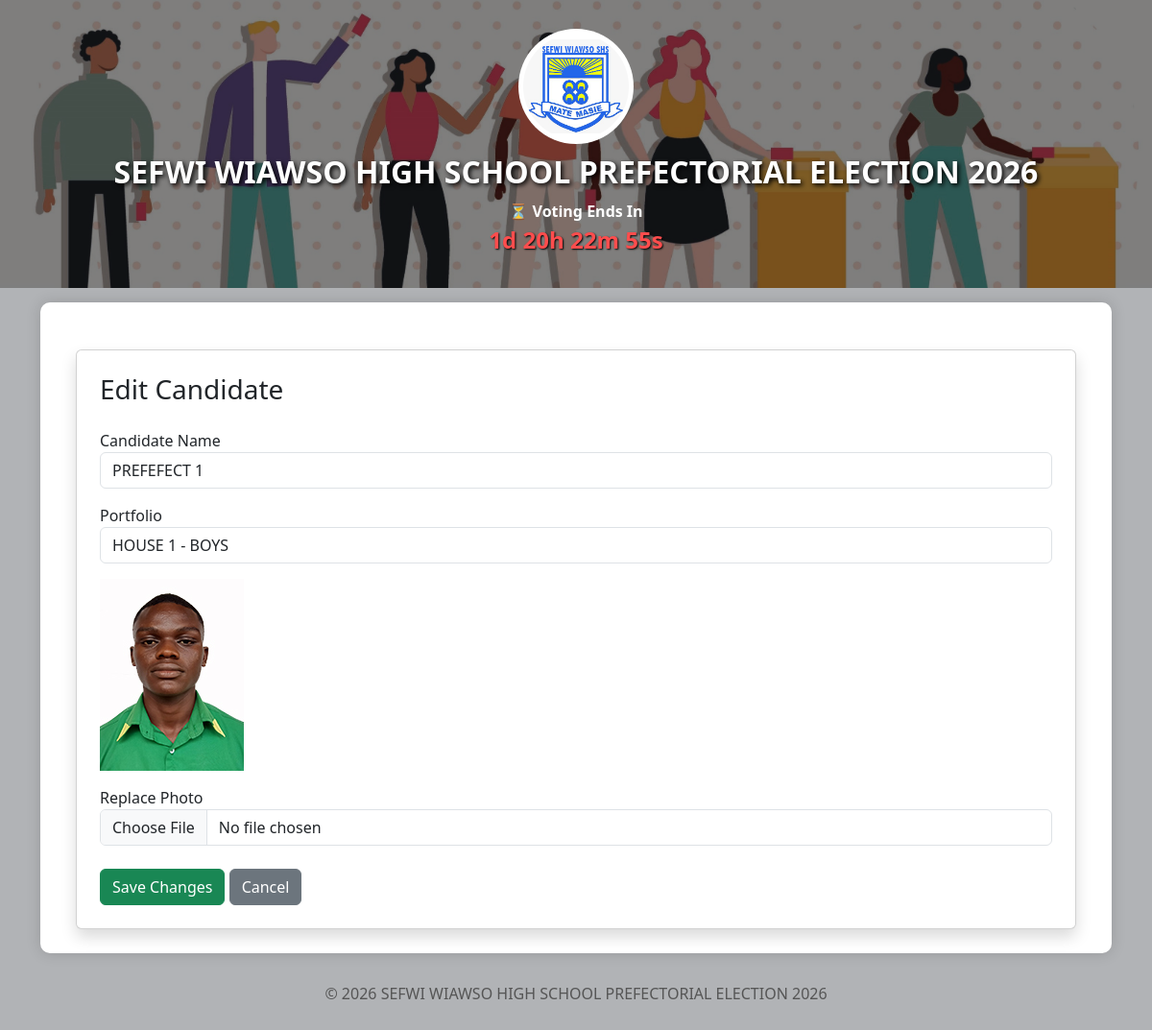
Page /edit_candidate/11 (signed in) on the committed database.
### tables this page shows
CREATE TABLE settings(
        id INTEGER PRIMARY KEY AUTOINCREMENT,
        school_name TEXT,
        election_year TEXT,
        logo TEXT,
        start_time TEXT,
        end_time TEXT
    );

CREATE TABLE candidates(
        id INTEGER PRIMARY KEY AUTOINCREMENT,
        name TEXT,
        portfolio_id INTEGER,
        image TEXT
    );

CREATE TABLE portfolios(
        id INTEGER PRIMARY KEY AUTOINCREMENT,
        name TEXT
    , group_id INTEGER, is_global INTEGER DEFAULT 0);

### app.py (the view, shortened to what this page needs)
@app.route(
    "/edit_candidate/<int:cid>",
    methods=["GET", "POST"]
)
def edit_candidate(cid):
    if "admin" not in session:
        return redirect("/")
    conn = db()
    candidate = conn.execute("""
        SELECT *
        FROM candidates
        WHERE id=?
    """, (cid,)).fetchone()
    portfolios = conn.execute("""
        SELECT *
        FROM portfolios
        ORDER BY name
    """).fetchall()
    conn.close()
    return render_template(
        "edit_candidate.html",
        candidate=candidate,
        portfolios=portfolios
    )

### app.py (called while the page is built, shortened)
def db():
    return sqlite3.connect("database.db")

@app.context_processor
def inject_settings():
    conn = db()
    cur = conn.cursor()
    data = cur.execute("""
        SELECT *
        FROM settings
        ORDER BY id DESC
        LIMIT 1
    """).fetchone()
    conn.close()
    if data:
        return dict(
            school_name=data[1],
            election_year=data[2],
            logo=data[3],
            start_time=data[4],
            end_time=data[5]
        )

### templates/edit_candidate.html
{% extends "layout.html" %}
{% block content %}
<div class="container mt-4">
    <div class="card shadow p-4">
        <h3 class="mb-4">
            Edit Candidate
        </h3>
        <form method="POST"
              enctype="multipart/form-data">
            <label>
                Candidate Name
            </label>
            <input type="text"
                   name="name"
                   value="{{ candidate[1] }}"
                   class="form-control mb-3"
                   required>
            <label>
                Portfolio
            </label>
            <select name="portfolio_id"
                    class="form-control mb-3">
                {% for p in portfolios %}
                <option value="{{ p[0] }}"
                {% if p[0] == candidate[2] %}
                    selected
                {% endif %}
                >
                    {{ p[1] }}
                </option>
                {% endfor %}
            </select>
            {% if candidate[3] %}
            <div class="mb-3">
                <img src="{{ url_for(
                    'static',
                    filename='uploads/' + candidate[3]
                ) }}"
                width="150">
            </div>
            {% endif %}
            <label>
                Replace Photo
            </label>
            <input type="file"
                   name="image"
                   class="form-control mb-4">
            <button class="btn btn-success">
                Save Changes
            </button>
            <a href="/dashboard?section=candidates"
               class="btn btn-secondary">
                Cancel
            </a>
        </form>
    </div>
</div>
{% endblock %}

### templates/layout.html (shortened to what this page needs)
<!DOCTYPE html>
<html lang="en">
<head>
<link href="https://cdn.jsdelivr.net/npm/bootstrap@5.3.0/dist/css/bootstrap.min.css"
      rel="stylesheet">
</head>
<body>
<div class="header">
<div class="header-content">
    {% if logo %}
    <img src="{{ url_for('static',
        filename='uploads/' + logo) }}">
    {% endif %}
    <marquee behavior="scroll"
             direction="left"
             scrollamount="6">
        <h1 class="school-name">
            {{ school_name }}
        </h1>
    </marquee>
    <div class="countdown-title">
        ⏳ Voting Ends In
    </div>
    <div id="countdown"></div>
</div>
</div>
<div class="container">
<div class="container-box">
    {% block content %}
    {% endblock %}
</div>
</div>
<div class="footer">
<p>
    &copy; {{ election_year }}
    {{ school_name }}
</p>
</div>
</body>
</html>

### templates/layout.html (style rules this page uses)
body { background-color:#b1b3b6; }
.header { position:relative; background-image:url("/static/uploads/header_bg.jpg"); background-size:cover; background-position:center; background-repeat:no-repeat; min-height:300px; padding:30px 20px; text-align:center; color:white; overflow:hidden; }
.header::before { content:""; position:absolute; top:0; left:0; width:100%; height:100%; background:rgba(0,0,0,0.50); z-index:1; }
.header-content { position:relative; z-index:2; }
.header img { width:120px; height:120px; object-fit:contain; border-radius:50%; background:white; padding:5px; margin-bottom:10px; }
.school-name { font-size:2rem; font-weight:bold; text-shadow:2px 2px 5px #000; }
.countdown-title { margin-top:10px; font-weight:bold; }
#countdown { font-size:1.5rem; font-weight:bold; color:#ff4d4d; text-shadow:1px 1px 2px #000; }
.container-box { background:white; padding:25px; margin-top:15px; border-radius:10px; box-shadow:0 0 15px rgba(0,0,0,0.15); }
.footer { text-align:center; margin-top:20px; color:#555; padding:10px; }

### rows in the picture
settings: logo (picture), school_name "SEFWI WIAWSO HIGH SCHOOL PREFECTORIAL ELECTION 2026", election_year "2026"
candidates: name "PREFEFECT 1", portfolio_id "HOUSE 1 - BOYS", image (picture)
